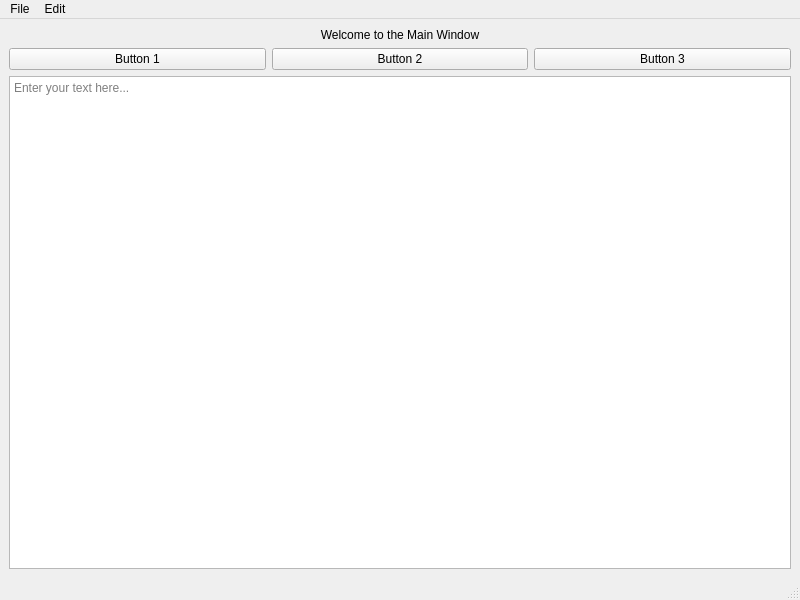
<?xml version="1.0" encoding="UTF-8"?>
<ui version="4.0">
 <class>MainWindow</class>
 <widget class="QMainWindow" name="MainWindow">
    <property name="geometry">
     <rect>
        <x>0</x>
        <y>0</y>
        <width>800</width>
        <height>600</height>
     </rect>
    </property>
    <property name="windowTitle">
     <string>MainWindow</string>
    </property>
    <widget class="QWidget" name="centralwidget">
     <layout class="QVBoxLayout" name="verticalLayout">
        <item>
         <widget class="QLabel" name="label">
            <property name="text">
             <string>Welcome to the Main Window</string>
            </property>
            <property name="alignment">
             <set>Qt::AlignCenter</set>
            </property>
         </widget>
        </item>
        <item>
         <layout class="QHBoxLayout" name="horizontalLayout">
            <item>
             <widget class="QPushButton" name="pushButton1">
                <property name="text">
                 <string>Button 1</string>
                </property>
             </widget>
            </item>
            <item>
             <widget class="QPushButton" name="pushButton2">
                <property name="text">
                 <string>Button 2</string>
                </property>
             </widget>
            </item>
            <item>
             <widget class="QPushButton" name="pushButton3">
                <property name="text">
                 <string>Button 3</string>
                </property>
             </widget>
            </item>
         </layout>
        </item>
        <item>
         <widget class="QTextEdit" name="textEdit">
            <property name="placeholderText">
             <string>Enter your text here...</string>
            </property>
         </widget>
        </item>
     </layout>
    </widget>
    <widget class="QMenuBar" name="menubar">
     <property name="geometry">
        <rect>
         <x>0</x>
         <y>0</y>
         <width>800</width>
         <height>21</height>
        </rect>
     </property>
     <widget class="QMenu" name="menuFile">
        <property name="title">
         <string>File</string>
        </property>
     </widget>
     <widget class="QMenu" name="menuEdit">
        <property name="title">
         <string>Edit</string>
        </property>
     </widget>
     <addaction name="menuFile"/>
     <addaction name="menuEdit"/>
    </widget>
    <widget class="QStatusBar" name="statusbar"/>
 </widget>
 <resources/>
 <connections/>
</ui>
